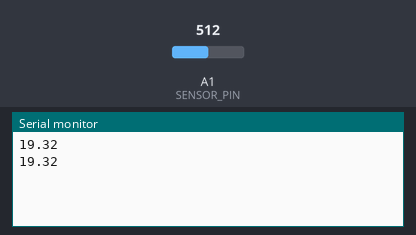
This sketch was run on a simulated Arduino Uno, built with avr-gcc and run on an emulated ATmega328P. On the bench: the last lines printed to the serial monitor. Inputs (shaded band) come from the test bench; at power-on: A1 (SENSOR_PIN) = 512.

Above: at 1.8 s.
1.9 s: A1 (SENSOR_PIN) set to 716
At 2.6 s:
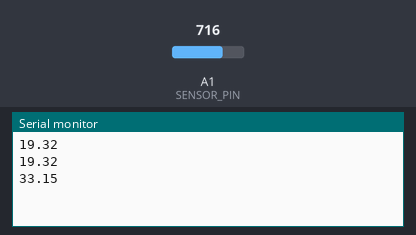
3.4 s: A1 (SENSOR_PIN) set to 900
At 4.8 s:
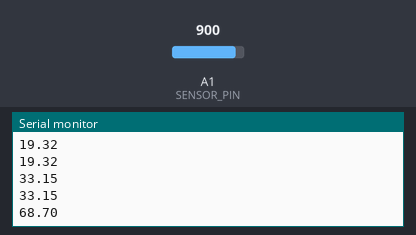
Timing chart, 0 to 6.4 s (numbered marks = the images above; inputs shaded):
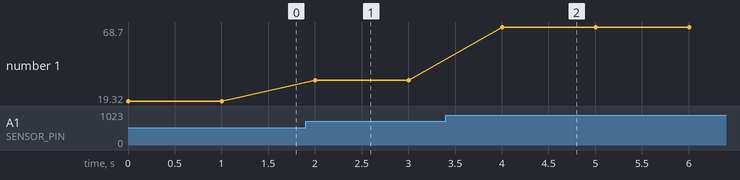

The sketch:

MQ7.ino
```cpp
#define SENSOR_PIN 15


void setup() {
  pinMode(SENSOR_PIN, INPUT);
  Serial.begin(9600);
}

void loop() {
    int sensorValue = analogRead(SENSOR_PIN);

    float sensor_voltage = sensorValue * ( 5.0 / 1024.0 );
    float RS_gas = (5.0 - sensor_voltage) / sensor_voltage;
    float ppm = (19.32 * pow(RS_gas, -0.64));

    Serial.println(ppm);
    delay(1000);
}
```

Measured:
- after the input at 1.9 s, the serial monitor: prints a new line after 0.10 s (image 1)
- after the input at 3.4 s, the serial monitor: prints a new line after 0.60 s (image 2)
- plotted number 1: 19.32 → 33.15 after the input at 1.9 s, 33.15 → 68.7 after the input at 3.4 s
